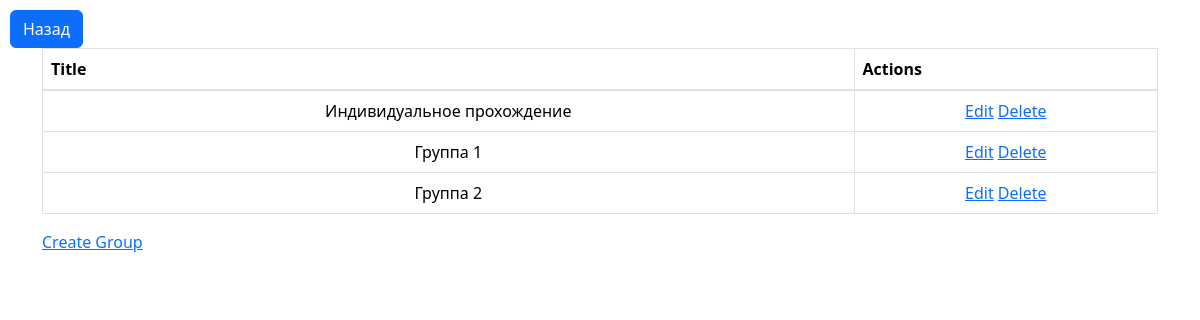
The page /local_admin/groups/ on the database its author committed.
### questionnaire/models.py (models this page shows, shortened)
class Group(models.Model):
    title = models.CharField(max_length=50)
    users = models.ManyToManyField(User, blank=True)
    show_results = models.BooleanField(default=True)

### questionnaire/views.py (the view)
# urls.py: path('local_admin/groups/', views.group_list, name='group_list'),
def group_list(request):
    groups = Group.objects.all()
    return render(request, 'groups/group_list.html', {'groups': groups})

### templates/groups/group_list.html (shortened to what this page needs)
{% load static %}
<!DOCTYPE html>
<html>
<head>
    <link rel="stylesheet" type="text/css" href="{% static 'css/bootstrap.min.css' %}">
    <link rel="stylesheet" type="text/css" href="{% static 'css/styles.css' %}">
    <link href="https://cdn.jsdelivr.net/npm/bootstrap@5.3.2/dist/css/bootstrap.min.css" rel="stylesheet">
</head>
<body>
<a href="{% url 'mini_admin'%}" class="btn btn-primary">Назад</a>
<div class="container">
  <table class="table table-bordered">
    <thead>
      <tr>
        <th>Title</th>
        <th>Actions</th>
      </tr>
    </thead>
    <tbody>
      {% for group in groups %}
      <tr>
        <td>{{ group.title }}</td>
        <td>
          <a href="{% url 'group_update' group.id %}">Edit</a>
          <a href="{% url 'group_delete' group.id %}">Delete</a>
        </td>
      </tr>
      {% empty %}
      <tr>
        <td colspan="2">No groups found.</td>
      </tr>
      {% endfor %}
    </tbody>
  </table>
  <a href="{% url 'group_create' %}">Create Group</a>
</div>
</body>
</html>

### static/css/styles.css (style rules this page uses)
body { font-family: 'Roboto', sans-serif; padding: 10px; }
th { background-color: #f8f9fa; border: 1px solid #dee2e6; text-align: center; }
td { border: 1px solid #dee2e6; text-align: center; padding: 8px; }

### rows shown on the page
Group: title "Индивидуальное прохождение"
Group: title "Группа 1"
Group: title "Группа 2"
